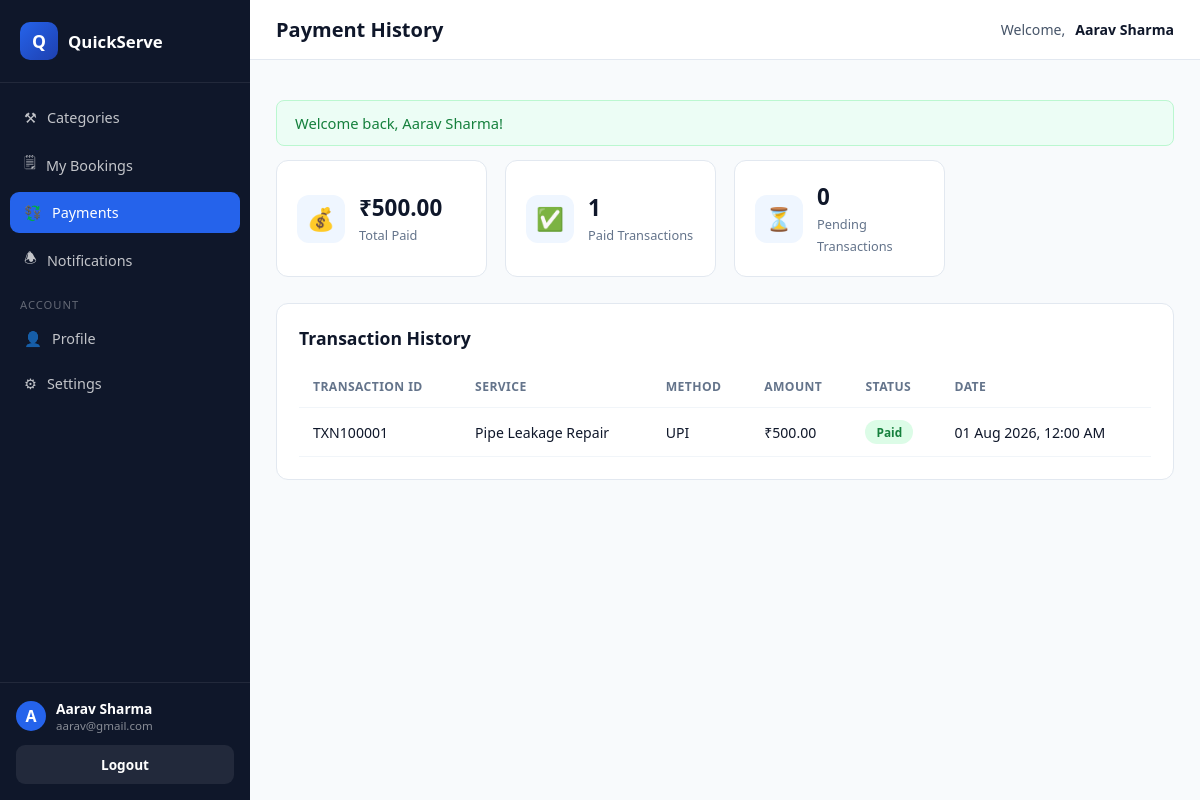
The app's page /customer/payments.php (signed in) with its own data.
### tables this page shows
CREATE TABLE `payments` (
  `id` int(11) NOT NULL,
  `booking_id` int(11) DEFAULT NULL,
  `customer_id` int(11) DEFAULT NULL,
  `payment_method` varchar(30) DEFAULT NULL,
  `transaction_id` varchar(100) DEFAULT NULL,
  `amount` decimal(10,2) DEFAULT NULL,
  `payment_status` varchar(30) DEFAULT NULL,
  `payment_date` datetime DEFAULT NULL,
  `created_at` datetime DEFAULT NULL,
  `updated_at` datetime DEFAULT NULL
);

CREATE TABLE `services` (
  `id` int(11) NOT NULL,
  `provider_id` int(11) DEFAULT NULL,
  `category_id` int(11) DEFAULT NULL,
  `service_name` varchar(150) NOT NULL,
  `description` text DEFAULT NULL,
  `price` decimal(10,2) DEFAULT NULL,
  `duration` varchar(50) DEFAULT NULL,
  `service_image` varchar(255) DEFAULT NULL,
  `is_available` tinyint(1) DEFAULT 1,
  `created_at` datetime DEFAULT NULL,
  `updated_at` datetime DEFAULT NULL
);

### customer/payments.php (the view, shortened to what this page needs)
<?php
require_once __DIR__ . '/../includes/functions.php';
$customerId = $_SESSION['customer_id'];
$stmt = $pdo->prepare(
    "SELECT pay.*, s.service_name
     FROM payments pay
     LEFT JOIN bookings b ON b.id = pay.booking_id
     LEFT JOIN services s ON s.id = b.service_id
     WHERE pay.customer_id = ?
     ORDER BY pay.created_at DESC"
);
$stmt->execute([$customerId]);
$payments = $stmt->fetchAll();
$total = 0; $paidCount = 0; $pendingCount = 0;
foreach ($payments as $p) {
    if ($p['payment_status'] === 'Paid') { $total += (float) $p['amount']; $paidCount++; }
    else { $pendingCount++; }
}
require __DIR__ . '/../includes/dash_shell_top.php';
?>
<div class="stat-grid">
  <div class="stat-card"><div class="stat-icon">💰</div><div><strong><?php echo money($total); ?></strong><span>Total Paid</span></div></div>
  <div class="stat-card"><div class="stat-icon">✅</div><div><strong><?php echo $paidCount; ?></strong><span>Paid Transactions</span></div></div>
  <div class="stat-card"><div class="stat-icon">⏳</div><div><strong><?php echo $pendingCount; ?></strong><span>Pending Transactions</span></div></div>
</div>
<div class="card">
  <div class="card-header"><h2>Transaction History</h2></div>
  <?php if (!$payments): ?>
    <div class="empty-state"><div>💳</div><p>No payment records yet.</p></div>
  <?php else: ?>
    <div class="table-wrap">
      <table class="data-table">
        <thead><tr><th>Transaction ID</th><th>Service</th><th>Method</th><th>Amount</th><th>Status</th><th>Date</th></tr></thead>
        <tbody>
          <?php foreach ($payments as $p): ?>
            <tr>
              <td><?php echo e($p['transaction_id']); ?></td>
              <td><?php echo e($p['service_name'] ?? 'Service'); ?></td>
              <td><?php echo e($p['payment_method']); ?></td>
              <td><?php echo money($p['amount']); ?></td>
              <td><span class="badge badge-<?php echo strtolower($p['payment_status']) === 'paid' ? 'paid' : 'pending'; ?>"><?php echo e($p['payment_status']); ?></span></td>
              <td><?php echo fdatetime($p['payment_date'] ?: $p['created_at']); ?></td>
            </tr>
          <?php endforeach; ?>
        </tbody>
      </table>
    </div>
  <?php endif; ?>
</div>
<?php require __DIR__ . '/../includes/dash_shell_bottom.php'; ?>

### assets/css/style.css (style rules this page uses)
:root { --primary: #2563eb; --primary-dark: #1d4ed8; --primary-darker: #1e40af; --primary-light: #dbeafe; --primary-lighter: #eff6ff; --accent: #60a5fa; --success: #16a34a; --danger: #dc2626; --warning: #d97706; --slate-900: #0f172a; --slate-700: #334155; --slate-600: #475569; --slate-500: #64748b; --slate-400: #94a3b8; --slate-300: #cbd5e1; --slate-200: #e2e8f0; --slate-100: #f1f5f9; --slate-50: #f8fafc; --white: #ffffff; --radius: 12px; --radius-sm: 8px; --shadow: 0 4px 20px rgba(15, 23, 42, 0.08); --shadow-lg: 0 12px 36px rgba(15, 23, 42, 0.14); --font: 'Segoe UI', Roboto, Helvetica, Arial, sans-serif; }
* { box-sizing: border-box; }
html, body { margin: 0; padding: 0; font-family: var(--font); color: var(--slate-900); background: var(--slate-50); scroll-behavior: smooth; }
.stat-grid { display: grid; grid-template-columns: repeat(4, 1fr); gap: 18px; margin-bottom: 26px; }
.stat-card { background: #fff; border-radius: var(--radius); padding: 20px; border: 1px solid var(--slate-200); display: flex; align-items: center; gap: 14px; }
.stat-icon { width: 48px; height: 48px; border-radius: 12px; display: flex; align-items: center; justify-content: center; font-size: 1.4rem; background: var(--primary-lighter); color: var(--primary); flex-shrink: 0; }
.stat-card strong { display: block; font-size: 1.4rem; color: var(--slate-900); }
.stat-card span { font-size: 0.8rem; color: var(--slate-500); }
.card { background: #fff; border-radius: var(--radius); border: 1px solid var(--slate-200); padding: 22px; margin-bottom: 22px; }
.card-header { display: flex; align-items: center; justify-content: space-between; margin-bottom: 16px; }
.card-header h2 { font-size: 1.1rem; margin: 0; }
.table-wrap { overflow-x: auto; }
table.data-table { width: 100%; border-collapse: collapse; font-size: 0.88rem; }
table.data-table th, table.data-table td { padding: 12px 14px; text-align: left; border-bottom: 1px solid var(--slate-100); white-space: nowrap; }
table.data-table th { color: var(--slate-500); font-weight: 700; font-size: 0.76rem; text-transform: uppercase; letter-spacing: 0.4px; }
.badge { display: inline-block; padding: 4px 11px; border-radius: 999px; font-size: 0.74rem; font-weight: 700; text-transform: capitalize; }
.badge-paid { background: #dcfce7; color: #15803d; }

### records on screen
payments: transaction "TXN100001", services.service_name "Pipe Leakage Repair", payment_method "UPI", amount "₹500.00", payment_status "Paid", payment_date "01 Aug 2026, 12:00 AM"

### other values on screen
$item['icon'] "⚒"
$item['label'] "Categories"
$item['icon'] "🗒"
$item['label'] "My Bookings"
$item['icon'] "💱"
$item['label'] "Payments"
$item['icon'] "🕭"
$item['label'] "Notifications"
$item['divider'] "ACCOUNT"
$item['icon'] "👤"
$item['label'] "Profile"
$item['icon'] "⚙"
$item['label'] "Settings"
substr($dashUserName, 0, 1) "A"
$dashUserName "Aarav Sharma"
